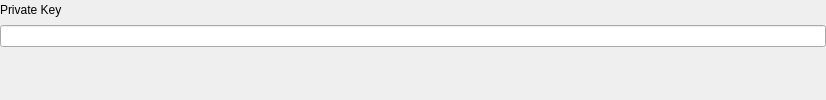
            <widget class="QWidget" name="fromPrivateKeyQStackedWidget">
             <layout class="QVBoxLayout" name="verticalLayout_13">
              <property name="spacing">
               <number>15</number>
              </property>
              <property name="leftMargin">
               <number>0</number>
              </property>
              <property name="topMargin">
               <number>0</number>
              </property>
              <property name="rightMargin">
               <number>0</number>
              </property>
              <property name="bottomMargin">
               <number>0</number>
              </property>
              <item>
               <widget class="QFrame" name="PrivateKeyQFrame">
                <property name="minimumSize">
                 <size>
                  <width>400</width>
                  <height>0</height>
                 </size>
                </property>
                <layout class="QVBoxLayout" name="PrivateKeyVLayout">
                 <property name="spacing">
                  <number>5</number>
                 </property>
                 <property name="leftMargin">
                  <number>0</number>
                 </property>
                 <property name="topMargin">
                  <number>0</number>
                 </property>
                 <property name="rightMargin">
                  <number>0</number>
                 </property>
                 <property name="bottomMargin">
                  <number>0</number>
                 </property>
                 <item>
                  <widget class="QFrame" name="PrivateKeyLabelQFrame">
                   <layout class="QHBoxLayout" name="PrivateKeyLabelHLayout">
                    <property name="spacing">
                     <number>15</number>
                    </property>
                    <property name="leftMargin">
                     <number>0</number>
                    </property>
                    <property name="topMargin">
                     <number>0</number>
                    </property>
                    <property name="rightMargin">
                     <number>0</number>
                    </property>
                    <property name="bottomMargin">
                     <number>0</number>
                    </property>
                    <item>
                     <widget class="QLabel" name="PrivateKeyQLabel">
                      <property name="text">
                       <string>Private Key</string>
                      </property>
                     </widget>
                    </item>
                    <item>
                     <spacer name="PrivateKeyLabelHSpacer">
                      <property name="orientation">
                       <enum>Qt::Horizontal</enum>
                      </property>
                      <property name="sizeHint" stdset="0">
                       <size>
                        <width>764</width>
                        <height>20</height>
                       </size>
                      </property>
                     </spacer>
                    </item>
                   </layout>
                  </widget>
                 </item>
                 <item>
                  <widget class="QLineEdit" name="PrivateKeyQLineEdit"/>
                 </item>
                </layout>
               </widget>
              </item>
              <item>
               <spacer name="verticalSpacer_4">
                <property name="orientation">
                 <enum>Qt::Vertical</enum>
                </property>
                <property name="sizeHint" stdset="0">
                 <size>
                  <width>20</width>
                  <height>40</height>
                 </size>
                </property>
               </spacer>
              </item>
             </layout>
            </widget>
